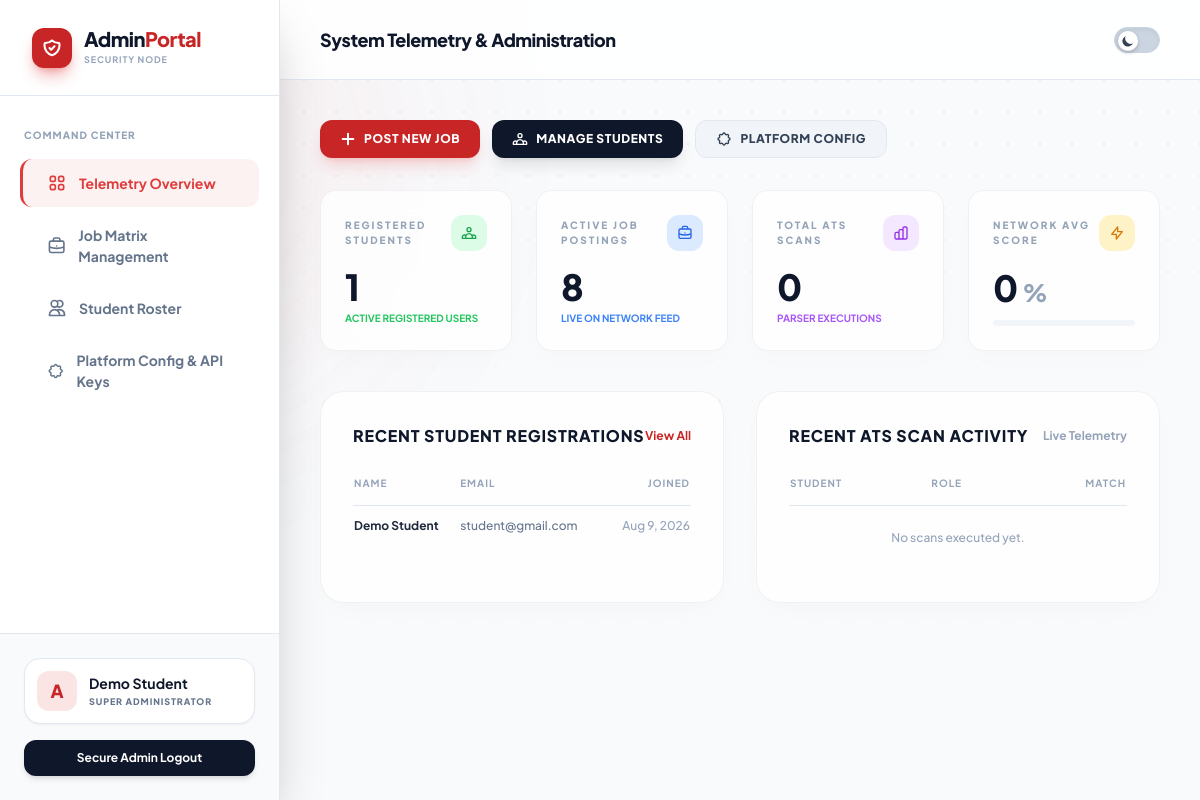
/admin/index.php (signed in), run on the app's committed database.
### tables this page shows
CREATE TABLE IF NOT EXISTS `users` (
    `id`            INT UNSIGNED    NOT NULL AUTO_INCREMENT,
    `name`          VARCHAR(120)    NOT NULL,
    `email`         VARCHAR(180)    NOT NULL,
    `password_hash` VARCHAR(255)    NOT NULL,           
    `phone`         VARCHAR(20)     DEFAULT NULL,
    `is_active`     TINYINT(1)      NOT NULL DEFAULT 1,  
    `created_at`    DATETIME        NOT NULL DEFAULT CURRENT_TIMESTAMP,
    `updated_at`    DATETIME        NOT NULL DEFAULT CURRENT_TIMESTAMP ON UPDATE CURRENT_TIMESTAMP,

    PRIMARY KEY (`id`),
    UNIQUE KEY `uq_users_email` (`email`),
    KEY `idx_users_is_active` (`is_active`)
);

### admin/index.php (the view, shortened to what this page needs)
<?php
$db = Database::getInstance()->getConnection();
$adminName = $_SESSION['admin_name'] ?? 'Administrator';
try {
    $userCount = $db->query("SELECT COUNT(*) FROM users")->fetchColumn();
    $jobCount = $db->query("SELECT COUNT(*) FROM jobs WHERE is_active = 1")->fetchColumn();
    $scanCount = $db->query("SELECT COUNT(*) FROM applications")->fetchColumn();
    $avgScore = $db->query("SELECT ROUND(AVG(ats_score)) FROM applications")->fetchColumn() ?: 0;
    $recentUsersStmt = $db->query("SELECT id, name, email, created_at FROM users ORDER BY created_at DESC LIMIT 5");
    $recentUsers = $recentUsersStmt->fetchAll(PDO::FETCH_ASSOC);
    $recentScansStmt = $db->query("
        SELECT a.ats_score, a.applied_at, u.name as student_name, j.title as job_title, j.company
        FROM applications a
        JOIN users u ON a.user_id = u.id
        JOIN jobs j ON a.job_id = j.id
        ORDER BY a.applied_at DESC LIMIT 5
    ");
    $recentScans = $recentScansStmt->fetchAll(PDO::FETCH_ASSOC);
} catch (PDOException $e) {
    error_log("Admin Telemetry Error: " . $e->getMessage());
    $userCount = 0;
    $jobCount = 0;
    $scanCount = 0;
    $avgScore = 0;
    $recentUsers = [];
    $recentScans = [];
}
?>
<!DOCTYPE html>
<html lang="en" class="scroll-smooth dark">
<head>
    <script src="https://cdn.tailwindcss.com"></script>
</head>
<body class="flex h-screen overflow-hidden selection:bg-pcte-500 selection:text-white">
    <div class="bg-grid-light"></div>
    <aside class="sidebar w-[280px] h-full hidden lg:flex flex-col justify-between shrink-0 relative z-50 shadow-2xl dark:shadow-none">
        <div class="flex-1 flex flex-col">
            <div class="h-24 flex items-center px-8 border-b border-slate-200 dark:border-white/5 shrink-0">
                <a href="index.php" class="flex items-center gap-3 group w-full">
                    <div class="w-10 h-10 rounded-xl bg-pcte-600 flex items-center justify-center shadow-lg shadow-pcte-500/40 shrink-0">
                    </div>
                    <div class="overflow-hidden">
                        <span class="text-xl font-black tracking-tight text-slate-900 dark:text-white block leading-none">Admin<span class="text-pcte-600">Portal</span></span>
                        <span class="text-[9px] font-bold text-slate-400 uppercase tracking-widest mt-1 block">Security Node</span>
                    </div>
                </a>
            </div>
            <nav class="mt-8 px-2 space-y-1 flex-1 overflow-y-auto">
                <p class="px-4 text-[10px] font-black text-slate-400 dark:text-gray-600 uppercase tracking-widest mb-4">Command Center</p>
                <a href="index.php" class="nav-link active rounded-xl">
                    Telemetry Overview
                </a>
                <a href="jobs.php" class="nav-link rounded-xl">
                    Job Matrix Management
                </a>
                <a href="users.php" class="nav-link rounded-xl">
                    <svg class="w-5 h-5" fill="none" stroke="currentColor" viewBox="0 0 24 24"><path stroke-linecap="round" stroke-linejoin="round" stroke-width="2" d="M12 4.354a4 4 0 110 5.292M15 21H3v-1a6 6 0 0112 0v1zm0 0h6v-1a6 6 0 00-9-5.197M13 7a4 4 0 11-8 0 4 4 0 018 0z"></path></svg>
                    Student Roster
                </a>
                <a href="settings.php" class="nav-link rounded-xl">
                    Platform Config & API Keys
                </a>
            </nav>
        </div>
        <div class="p-6 border-t border-slate-200 dark:border-white/5 shrink-0 bg-slate-50 dark:bg-[#050505]">
            <div class="flex items-center gap-3 mb-4 p-3 rounded-2xl bg-white dark:bg-dark-800 border border-slate-200 dark:border-white/5 shadow-sm">
                <div class="w-10 h-10 rounded-xl bg-pcte-100 dark:bg-pcte-900/30 flex items-center justify-center font-black text-lg text-pcte-600 dark:text-pcte-400 shrink-0">
                    A
                </div>
                <div class="overflow-hidden">
                    <h4 class="text-sm font-bold text-slate-900 dark:text-white truncate"><?php echo htmlspecialchars($adminName); ?></h4>
                    <p class="text-[9px] text-slate-500 uppercase font-black tracking-widest mt-0.5">Super Administrator</p>
                </div>
            </div>
            <a href="logout.php" class="flex items-center justify-center gap-2 w-full py-2.5 bg-slate-900 dark:bg-white text-white dark:text-black rounded-xl text-xs font-bold hover:scale-[1.02] transition-all shadow-md">
                Secure Admin Logout
            </a>
        </div>
    </aside>
    <div class="flex-1 flex flex-col h-screen overflow-hidden relative z-10">
        <header class="h-20 flex items-center justify-between px-6 lg:px-10 border-b border-slate-200 dark:border-white/5 glass-nav shrink-0 sticky top-0 z-40">
            <h1 class="text-lg font-black text-slate-900 dark:text-white tracking-tight">System Telemetry & Administration</h1>
            <button id="theme-toggle" class="relative focus:outline-none hover:scale-105 transition-transform">
                <div class="theme-toggle-label shadow-inner border border-slate-300 dark:border-white/10">
                    <div class="theme-toggle-ball">
                        <svg id="theme-toggle-dark-icon" class="w-3.5 h-3.5 text-slate-700 block dark:hidden absolute" fill="currentColor" viewBox="0 0 20 20"><path d="M17.293 13.293A8 8 0 016.707 2.707a8.001 8.001 0 1010.586 10.586z"></path></svg>
                    </div>
                </div>
            </button>
        </header>
        <div class="flex-1 overflow-y-auto p-6 lg:p-10 pb-45 relative z-10">
            <div class="max-w-[1500px] mx-auto">
                <div class="flex flex-wrap gap-3 mb-8">
                    <a href="jobs.php" class="quick-action flex items-center gap-2 px-5 py-2.5 rounded-xl bg-pcte-600 text-white text-xs font-black uppercase tracking-wider shadow-lg shadow-pcte-500/20 hover:bg-pcte-700">
                        <svg class="w-4 h-4" fill="none" stroke="currentColor" viewBox="0 0 24 24"><path stroke-linecap="round" stroke-linejoin="round" stroke-width="3" d="M12 4v16m8-8H4"/></svg>
                        Post New Job
                    </a>
                    <a href="users.php" class="quick-action flex items-center gap-2 px-5 py-2.5 rounded-xl bg-slate-900 dark:bg-white/10 text-white text-xs font-black uppercase tracking-wider shadow-lg">
                        Manage Students
                    </a>
                    <a href="settings.php" class="quick-action flex items-center gap-2 px-5 py-2.5 rounded-xl bg-slate-100 dark:bg-white/5 text-slate-700 dark:text-gray-300 border border-slate-200 dark:border-white/10 text-xs font-black uppercase tracking-wider">
                        Platform Config
                    </a>
                </div>
                <div class="grid grid-cols-1 sm:grid-cols-2 lg:grid-cols-4 gap-6 mb-10">
                    <div class="glass-card p-6 rounded-2xl flex flex-col justify-between stat-card-anim card-hover">
                        <div class="flex items-center justify-between mb-4">
                            <span class="text-[10px] font-black uppercase tracking-[0.2em] text-slate-400">Registered Students</span>
                            <div class="w-9 h-9 rounded-xl bg-green-100 dark:bg-green-900/20 flex items-center justify-center shrink-0">
                            </div>
                        </div>
                        <h3 class="text-4xl font-black text-slate-900 dark:text-white" data-count="<?php echo $userCount; ?>"><?php echo number_format($userCount); ?></h3>
                        <p class="text-[10px] text-green-500 font-bold mt-1 uppercase">Active registered users</p>
                    </div>
                    <div class="glass-card p-6 rounded-2xl flex flex-col justify-between stat-card-anim card-hover">
                        <div class="flex items-center justify-between mb-4">
                            <span class="text-[10px] font-black uppercase tracking-[0.2em] text-slate-400">Active Job Postings</span>
                            <div class="w-9 h-9 rounded-xl bg-blue-100 dark:bg-blue-900/20 flex items-center justify-center shrink-0">
                            </div>
                        </div>
                        <h3 class="text-4xl font-black text-slate-900 dark:text-white"><?php echo number_format($jobCount); ?></h3>
                        <p class="text-[10px] text-blue-500 font-bold mt-1 uppercase">Live on network feed</p>
                    </div>
                    <div class="glass-card p-6 rounded-2xl flex flex-col justify-between stat-card-anim card-hover">
                        <div class="flex items-center justify-between mb-4">
                            <span class="text-[10px] font-black uppercase tracking-[0.2em] text-slate-400">Total ATS Scans</span>
                            <div class="w-9 h-9 rounded-xl bg-purple-100 dark:bg-purple-900/20 flex items-center justify-center shrink-0">
                            </div>
                        </div>
                        <h3 class="text-4xl font-black text-slate-900 dark:text-white"><?php echo number_format($scanCount); ?></h3>
                        <p class="text-[10px] text-purple-500 font-bold mt-1 uppercase">Parser executions</p>
                    </div>
                    <div class="glass-card p-6 rounded-2xl flex flex-col justify-between stat-card-anim card-hover">
                        <div class="flex items-center justify-between mb-4">
                            <span class="text-[10px] font-black uppercase tracking-[0.2em] text-slate-400">Network Avg Score</span>
                            <div class="w-9 h-9 rounded-xl bg-amber-100 dark:bg-amber-900/20 flex items-center justify-center shrink-0">
                                <svg class="w-4 h-4 text-amber-600 dark:text-amber-400" fill="none" stroke="currentColor" viewBox="0 0 24 24"><path stroke-linecap="round" stroke-linejoin="round" stroke-width="2" d="M13 10V3L4 14h7v7l9-11h-7z"/></svg>
                            </div>
                        </div>
                        <h3 class="text-4xl font-black text-slate-900 dark:text-white"><?php echo $avgScore; ?><span class="text-2xl text-slate-400 ml-1">%</span></h3>
                        <div class="mt-3">
                            <div class="h-1.5 bg-slate-100 dark:bg-white/5 rounded-full overflow-hidden">
                            </div>
                        </div>
                    </div>
                </div>
                <div class="grid grid-cols-1 lg:grid-cols-2 gap-8 table-anim">
                    <div class="glass-card p-6 md:p-8 rounded-3xl">
                        <div class="flex justify-between items-center mb-6">
                            <h3 class="text-base font-black uppercase tracking-wider text-slate-900 dark:text-white">Recent Student Registrations</h3>
                            <a href="users.php" class="text-xs font-bold text-pcte-600 dark:text-pcte-400 hover:underline">View All</a>
                        </div>
                        <div class="overflow-x-auto">
                            <table class="w-full text-left text-sm">
                                <thead class="border-b border-slate-200 dark:border-white/10 text-[10px] font-black uppercase tracking-widest text-slate-400">
                                    <tr>
                                        <th class="pb-3">Name</th>
                                        <th class="pb-3">Email</th>
                                        <th class="pb-3 text-right">Joined</th>
                                    </tr>
                                </thead>
                                <tbody class="divide-y divide-slate-100 dark:divide-white/5 font-medium text-xs">
                                    <?php foreach($recentUsers as $u): ?>
                                    <tr class="row-anim">
                                        <td class="py-3 font-bold text-slate-800 dark:text-white"><?php echo htmlspecialchars($u['name']); ?></td>
                                        <td class="py-3 text-slate-500 dark:text-gray-400"><?php echo htmlspecialchars($u['email']); ?></td>
                                        <td class="py-3 text-right text-slate-400"><?php echo date('M j, Y', strtotime($u['created_at'])); ?></td>
                                    </tr>
                                    <?php endforeach; ?>
                                </tbody>
                            </table>
                        </div>
                    </div>
                    <div class="glass-card p-6 md:p-8 rounded-3xl">
                        <div class="flex justify-between items-center mb-6">
                            <h3 class="text-base font-black uppercase tracking-wider text-slate-900 dark:text-white">Recent ATS Scan Activity</h3>
                            <span class="text-xs font-bold text-slate-400">Live Telemetry</span>
                        </div>
                        <div class="overflow-x-auto">
                            <table class="w-full text-left text-sm">
                                <thead class="border-b border-slate-200 dark:border-white/10 text-[10px] font-black uppercase tracking-widest text-slate-400">
                                    <tr>
                                        <th class="pb-3">Student</th>
                                        <th class="pb-3">Role</th>
                                        <th class="pb-3 text-right">Match</th>
                                    </tr>
                                </thead>
                                <tbody class="divide-y divide-slate-100 dark:divide-white/5 font-medium text-xs">
                                    <?php if(empty($recentScans)): ?>
                                    <tr><td colspan="3" class="py-6 text-center text-slate-400">No scans executed yet.</td></tr>
                                    <?php endif; ?>
                                </tbody>
                            </table>
                        </div>
                    </div>
                </div>
            </div>
        </div>
    </div>
</body>
</html>

### data on the page
users: name "Demo Student", email "student@gmail.com", created_at "Aug 9, 2026"

### other printed values
$adminName "Demo Student"
$userCount "1"
$jobCount "8"
$scanCount "0"
$avgScore "0"
